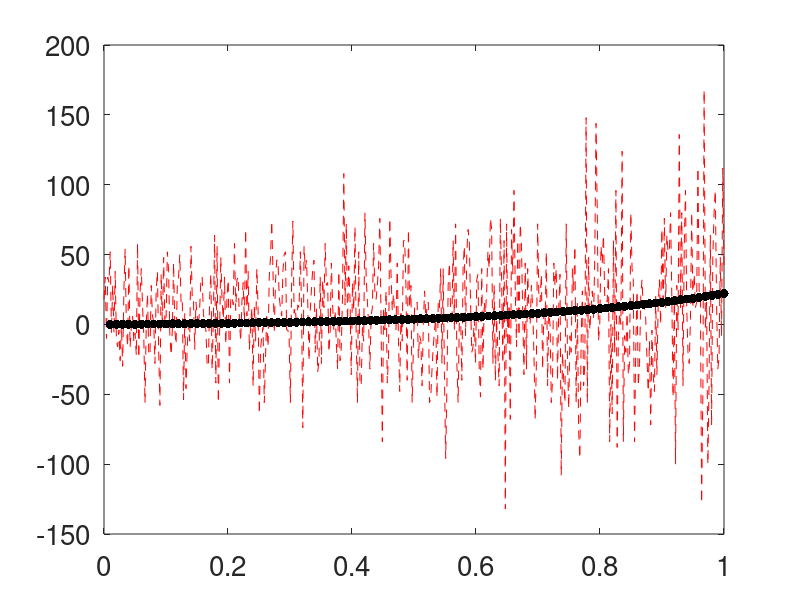

Write MATLAB code to recreate this figure. (Note: this script raises an error after producing the figure.)
%Cones and Kernel Approximation for Guarantees
%% Preliminaries
clear all
close all
format compact
set(0,'defaultaxesfontsize',20,'defaulttextfontsize',20)
theta=pi;
testfun=@(x) exp(theta*x)-1;
%testfun=@(x) (x.^2/2-1/8).*(x>1/2);
tau=pi;
epsilon = 1e-2;

%% Kernel
a=.5;
%b=1;
bp = @(x) x.^2-x+1/6;
kernel=@(x,t) 1-a+a*6*(bp(bsxfun(@plus,acos(x),acos(t'))/(2*pi))+bp(bsxfun(@minus,acos(x),acos(t'))/(2*pi)));

%% Data and spline approximation
n=100
xnode=linspace(1/n,1,n)';
Kmat=kernel(xnode,xnode);
condK=cond(Kmat)
y=testfun(xnode);
c=Kmat\y;
splinef=@(x) kernel(x,xnode)*c;

%% Plot of test function and spline
nplot=500;
xplot=linspace(0,1,nplot)';
plot(xplot,testfun(xplot),'b-',...
    xplot,splinef(xplot),'r--',...
    xnode,y,'k.','markersize',20,...
    'linewidth',3)
ntest=1000;
xtest=linspace(0,1,ntest)';

%% Root mean square error
error2=sqrt(mean((testfun(xtest)-splinef(xtest)).^2))
error_sup=max(abs(testfun(xtest)-splinef(xtest)))
%normHsplinef=sqrt(c'*y)
xtPlus=bsxfun(@plus,xnode,xnode');
xtTimes=bsxfun(@times,xnode,xnode');
xtMin=bsxfun(@min,xnode,xnode');
xtMax=bsxfun(@max,xnode,xnode');
Ktildemat = gamma^2*(xtMin.^3/3+xtMin.*(xtMax.^2-xtMin.^2)/2+xtTimes.*(1-xtMax));
condKtilde=cond(Ktildemat)
traceKK=trace(Ktildemat/Kmat)
Herrbd=sqrt(gamma/2-traceKK)
%guesserrest=Herrbd*normHsplinef

%% Algorithm 1 Stage 1
normTsplinef=sqrt(c'*Ktildemat*c);
ErrBound = tau*Herrbd*normTsplinef/(1-tau*Herrbd)
